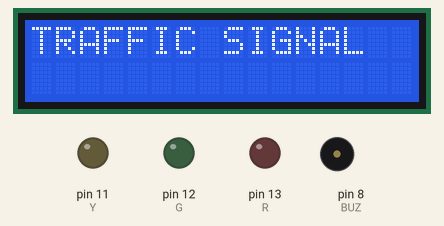
Simulated run of this sketch. Board: Arduino Uno, built with avr-gcc and run on an emulated ATmega328P. Shown: 16×2 character LCD, output pins drawn as LEDs (lit = HIGH), buzzer (waves = sounding, pin HIGH).

Above: at 0.1 s.
At 2.1 s:
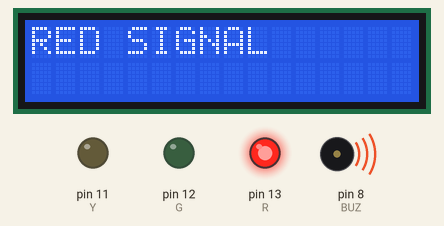
At 4.1 s:
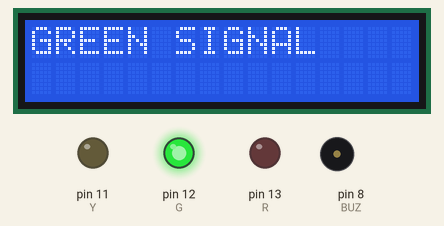
At 6.1 s:
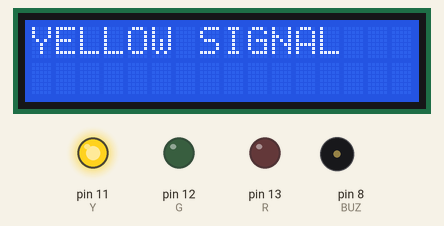
Timing chart, 0 to 39.6 s (numbered marks = the images above):
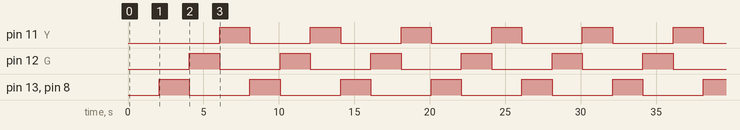

Measured:
- by itself, pin 11 (Y), pin 12 (G), pin 13 (R), pin 8 (BUZ): alternates HIGH for 2.0 s and LOW for 4.0 s
- by itself, everything shown: repeats every 6.0 s, in 4 steps
- what the display in image 1 shows lasts 2.0 s, from 2.1 s to 4.1 s

The sketch:

traffic_light_with_lcd_and_buzzer.ino
```cpp
#include<SoftwareSerial.h>
#include<LiquidCrystal.h>
int R=13;
int G=12;
int Y=11;
int BUZ=8;
LiquidCrystal lcd(10,9,5,4,3,2);
void setup() {
  // put your setup code here, to run once:
pinMode(R,OUTPUT);
pinMode(G,OUTPUT);
pinMode(Y,OUTPUT);
pinMode(BUZ,OUTPUT);
lcd.begin(16,2);
lcd.print("TRAFFIC SIGNAL");
delay(2000);
lcd.clear();
}

void loop() {
  // put your main code here, to run repeatedly:
digitalWrite(R,HIGH);
digitalWrite(G,LOW);
digitalWrite(Y,LOW);
lcd.print("RED SIGNAL");
digitalWrite(BUZ,HIGH);
delay(2000);
lcd.clear();
digitalWrite(BUZ,LOW);


digitalWrite(R,LOW);
digitalWrite(G,HIGH);
digitalWrite(Y,LOW);
lcd.print("GREEN SIGNAL");
delay(2000);
lcd.clear();


digitalWrite(R,LOW);
digitalWrite(G,LOW);
digitalWrite(Y,HIGH);
lcd.print("YELLOW SIGNAL");
delay(2000);
lcd.clear();
}
```
